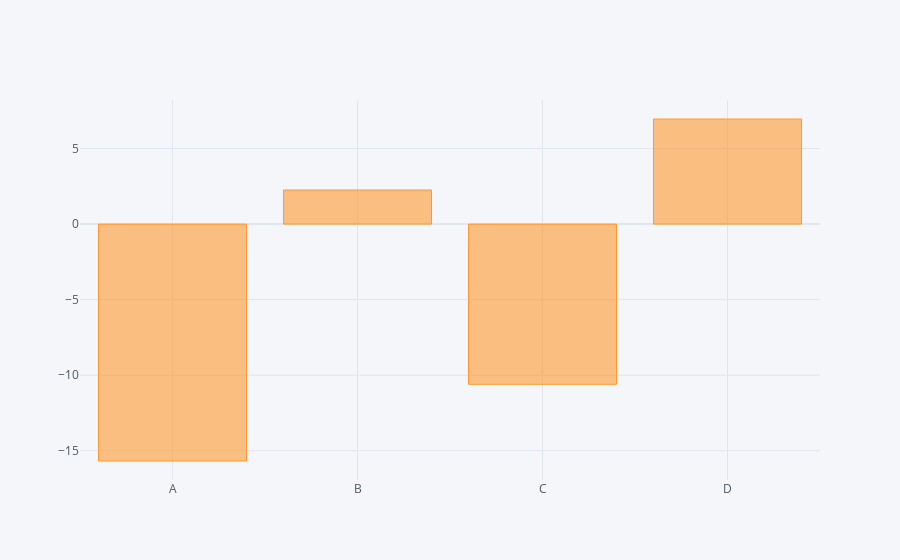

Source (notebook cell):
### Code cell
df.sum().iplot(kind='bar')

### Figure 1 — Plotly figure (JSON) as saved in the notebook; plotly's stock layout.template omitted (floating-point values rounded to 4 significant figures)
{"data": [{"marker": {"color": "rgba(255, 153, 51, 0.6)", "line": {"color": "rgba(255, 153, 51, 1.0)", "width": 1}}, "name": "None", "orientation": "v", "text": "", "type": "bar", "x": ["A", "B", "C", "D"], "y": [-15.68, 2.259, -10.6, 6.957]}], "layout": {"legend": {"bgcolor": "#F5F6F9", "font": {"color": "#4D5663"}}, "paper_bgcolor": "#F5F6F9", "plot_bgcolor": "#F5F6F9", "title": {"font": {"color": "#4D5663"}}, "xaxis": {"gridcolor": "#E1E5ED", "showgrid": true, "tickfont": {"color": "#4D5663"}, "title": {"font": {"color": "#4D5663"}, "text": ""}, "zerolinecolor": "#E1E5ED"}, "yaxis": {"gridcolor": "#E1E5ED", "showgrid": true, "tickfont": {"color": "#4D5663"}, "title": {"font": {"color": "#4D5663"}, "text": ""}, "zerolinecolor": "#E1E5ED"}}}
